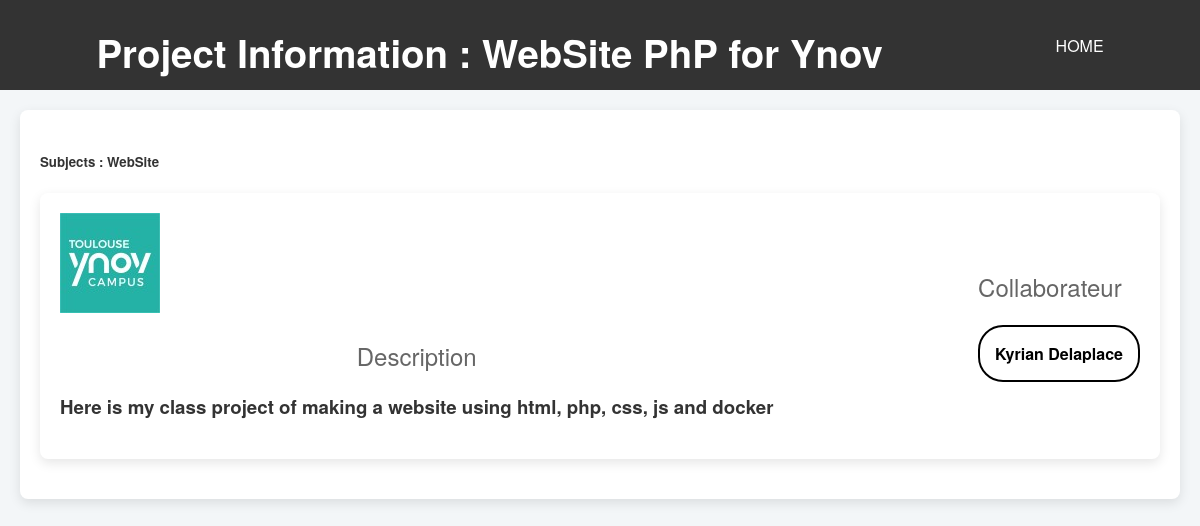
The app's page /project?id=6c94e2e5-02db-4e03-85ec-0df5700b4bb1 with its own data.
### tables this page shows
CREATE TABLE Projects (
    Project_Id varchar(36) PRIMARY KEY,
    Title varchar(50),
    Subjects varchar(50),
    Description varchar(100),
    LinkImage varchar(50),
    Validate int(1)
);

CREATE TABLE Users (
    Id VARCHAR(36) PRIMARY KEY,
    First_name VARCHAR(25),
    Last_name VARCHAR(25),
    Email VARCHAR(50),
    Password VARCHAR(100),
    UserRole VARCHAR(50),
    UserText text,
    PhoneNB varchar(20),
    PP_User text,
    BackgroundUser text
);

### Web/index.php (called while the page is built, shortened)
<?php
$router = new Router();
$router->dispatch($_SERVER['REQUEST_URI']);

### Web/src/User/project.php (the view, shortened to what this page needs)
<?php
require_once __DIR__ . '/../Func/db.php';
if (isset($_GET['id'])) {
    $voucherId = $_GET['id'];
    $stmt = $pdo->prepare('SELECT * FROM ProjectsUsers WHERE Project_Id = ?');
    $stmt->execute([$voucherId]);
    $pivot = $stmt->fetchAll();
    $stmt = $pdo->prepare('SELECT * FROM Users WHERE Id = ?');
    $stmt->execute([$pivot[0]['User_ID']]);
    $TeamInfo = $stmt->fetchAll();
    $stmt = $pdo->prepare('SELECT * FROM Projects WHERE Project_Id = ?');
    $stmt->execute([$pivot[0]['Project_Id']]);
    $projectInfo = $stmt->fetch();
} else if (isset($_COOKIE['UserTokenSession'])) {
    $voucherId = $_COOKIE['UserTokenSession'];
    $projectInfo = [];
    $stmt = $pdo->prepare('SELECT * FROM Users WHERE Id = ?');
    $stmt->execute([$voucherId]);
    $personalInfo = $stmt->fetch();
    $stmt = $pdo->prepare('SELECT * FROM ProjectsUsers WHERE User_Id = ?');
    $stmt->execute([$voucherId]);
    $pivot = $stmt->fetchAll();
    function fetchproject($pivot, $pdo)
    {
        foreach ($pivot as $projectUser) {
            $stmt = $pdo->prepare('SELECT * FROM Projects WHERE Project_Id = ?');
            $stmt->execute([$projectUser['Project_Id']]);
            $project = $stmt->fetch();
            if ($project) {
                $projectInfo[] = $project;
            }
        }
        return $projectInfo;
    }
    function fetchcollab($projectInfo, $pdo)
    {
        $TeamInfo = [];
        $stmt = $pdo->prepare('SELECT * FROM ProjectsUsers WHERE Project_Id = ?');
        $stmt->execute([$projectInfo['Project_Id']]);
        $collaborators = $stmt->fetchAll();
        foreach ($collaborators as $collab) {
            $stmt = $pdo->prepare('SELECT * FROM Users WHERE Id = ?');
            $stmt->execute([$collab['User_ID']]);
            $team = $stmt->fetch();
            if ($team) {
                $TeamInfo[] = $team;
            }
        }
        return $TeamInfo;
    }
}
?>
<!DOCTYPE html>
<html lang="en">
<head>
    <link rel="stylesheet" href="../../static/project.css">
</head>
<? if (isset($_GET['id'])) : ?>
    <body>
        <header style="justify-content: space-around;" class="topnav">
            <h1 style="text-align:center; color:white;">Project Information : <? echo $projectInfo['Title'] ?? "" ?></h1>
            <a style="text-decoration:none; color:white" href="/">HOME</a>
        </header>
        <div class="containerProject">
            <h5>Subjects : <? echo $projectInfo['Subjects'] ?? "" ?></h5>
            <div class="container">
                <div>
                    <? if (isset($projectInfo['LinkImage'])) : ?>
                        <img style="width: 700px; height: 350px; object-fit: cover; box-sizing: border-box;" src="../ImageUpload/OtherImg/<? echo $projectInfo['LinkImage'] ?>">
                    <? else: ?>
                        <img src="./ImageUpload/OtherImg/logoYnov.jpg">
                    <? endif; ?>
                    <h2 style="text-align: center;">Description</h2>
                    <h3><? echo $projectInfo['Description'] ?? "" ?></h3>
                </div>
                <div>
                    <h2>Collaborateur</h2>
                    <? foreach ($TeamInfo as $team) { ?>
                        <a style="color:black;text-decoration:none;" href="/profil?id=<? echo $team['Id'] ?? "" ?>">
                            <h4 style="border-radius: 25px; border: 2px solid black;padding: 15px;"><? echo $team['First_name'] ?? "" ?> <? echo $team['Last_name'] ?? "" ?></h4>
                        </a>
                    <? } ?>
                </div>
            </div>
        </div>
    </body>
<? endif; ?>
</html>

### Web/static/project.css (style rules this page uses)
body { font-family: 'Helvetica Neue', Arial, sans-serif; background-color: #f3f6f8; color: #333; margin: 0; padding: 0; }
.container { max-width: 1200px; margin: 20px auto; padding: 20px; background-color: #fff; box-shadow: 0 4px 12px rgba(0, 0, 0, 0.1); border-radius: 8px; display: flex; align-items: center; justify-content: space-between; }
.topnav { display: flex; justify-content: center; background-color: #333; padding: 10px; max-height: 70px; position: relative; align-items: center; }
h1 { font-size: 2.4rem; font-weight: bold; color: #0073b1; margin-bottom: 10px; }
h2 { font-size: 1.5rem; font-weight: normal; color: #666; margin-bottom: 20px; }
.containerProject { width: auto; margin: 20px ; padding: 20px; background-color: #fff; box-shadow: 0 4px 12px rgba(0, 0, 0, 0.1); border-radius: 8px; }

### records on screen
projects: Title "WebSite PhP for Ynov", Subjects "WebSite", Description "Here is my class project of making a website using html, php, css, js and docker"
users: First_name "Kyrian", Last_name "Delaplace"
